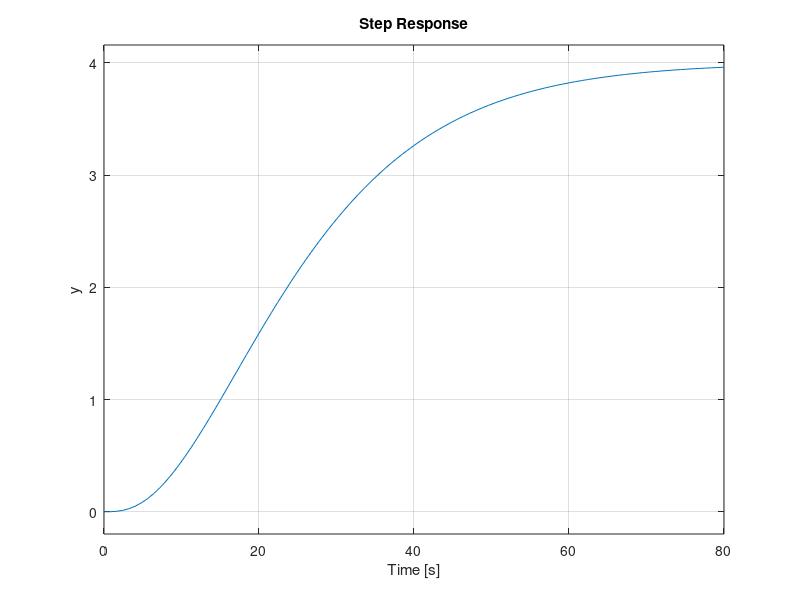

Source code (MATLAB):
k = 4; T1 = 5; T2 = 10; T3 = 12;
intertia = k * tf(1, [T1 1]) * tf(1, [T2 1]) * tf(1, [T3 1]);
inertiaStateSpace = ss(intertia);
inertiaStateSpace.InputGroup.MV = 1;
inertiaStateSpace.OutputGroup.MO = 1;
inertiaStateSpace.InputName = {'u'};
inertiaStateSpace.OutputName = {'y'};
inertiaStateSpace.StateName = {'x1', 'x2', 'x3'};
step(inertiaStateSpace);
%MV = struct('Min',-1,'Max',1);
%MPCobj = mpc(inertiaStateSpace, 0.1, 20, 3, [], MV);
%MPCobj.sim()
%sim(MPCobj)